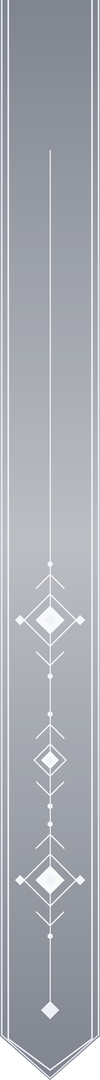

Generate this figure with Python:
# Bandeau de gauche de l'inventaire, façon bannière (03/10/2026) : fond translucide en dégradé, double filet clair
# sur les bords, fil central et motifs discrets (losanges, chevrons, points), pointe en bas ; fanion doré du haut.
# Dessin 4x plus grand puis réduit. Usage : python bandeau.py (Pillow requis).
import os
from PIL import Image, ImageDraw

ICI = os.path.dirname(os.path.abspath(__file__))
F = 4
L, H = 100, 1080

def p(*pts):
    return [(x * F, y * F) for x, y in pts]

# ---------------------------------------------------------------- bandeau
im = Image.new("RGBA", (L * F, H * F), (0, 0, 0, 0))
d = ImageDraw.Draw(im)
POINTE = 44   # hauteur de la pointe en bas
for y in range(H * F):
    t = y / (H * F)
    a = int(150 - 70 * (1 - abs(t - 0.5) * 2))   # plus dense en haut et en bas, plus léger au milieu
    d.line([(0, y), (L * F, y)], fill=(38, 46, 64, a))
# pointe : on efface les deux coins du bas
d.polygon(p((0, H - POINTE), (L / 2, H), (0, H)), fill=(0, 0, 0, 0))
d.polygon(p((L, H - POINTE), (L / 2, H), (L, H)), fill=(0, 0, 0, 0))

CLAIR = (196, 204, 224)
def trait(pts, a, w=1.5):
    d.line(p(*pts), fill=CLAIR + (a,), width=int(w * F), joint="curve")

# double filet sur les bords, qui suit la pointe
for marge, a in ((1.5, 110), (8, 55)):
    trait([(marge, 0), (marge, H - POINTE - 2 + marge * 0.6), (L / 2, H - 2 - (marge - 1.5) * 1.2),
           (L - marge, H - POINTE - 2 + marge * 0.6), (L - marge, 0)], a)

# fil central
trait([(L / 2, 150), (L / 2, H - 70)], 26, 1)

def losange(cx, cy, r, a, plein=False):
    pts = p((cx, cy - r), (cx + r, cy), (cx, cy + r), (cx - r, cy))
    if plein:
        d.polygon(pts, fill=CLAIR + (a,))
    else:
        d.line(pts + [pts[0]], fill=CLAIR + (a,), width=int(1.5 * F), joint="curve")

def chevron(cx, cy, r, a, bas=True):
    s = 1 if bas else -1
    trait([(cx - r, cy - s * r * 0.6), (cx, cy + s * r * 0.4), (cx + r, cy - s * r * 0.6)], a)

def motif(cy, grand=True):
    r = 26 if grand else 16
    losange(L / 2, cy, r, 40)
    losange(L / 2, cy, r * 0.55, 30, plein=True)
    losange(L / 2, cy, r * 0.22, 60, plein=True)
    for s in (-1, 1):
        chevron(L / 2, cy + s * (r + 14), 14, 34, bas=s > 0)
        d.ellipse(p((L / 2 - 2.5, cy + s * (r + 30) - 2.5), (L / 2 + 2.5, cy + s * (r + 30) + 2.5)), fill=CLAIR + (60,))
    if grand:
        for s in (-1, 1):   # petits losanges sur les côtés
            losange(L / 2 + s * 30, cy, 5, 45, plein=True)

for cy, grand in ((620, True), (760, False), (880, True)):
    motif(cy, grand)
# au-dessus de la pointe, un dernier losange
losange(L / 2, H - 70, 9, 70, plein=True)

im.resize((L, H), Image.LANCZOS).save(os.path.join(ICI, "bandeau.png"))

# ---------------------------------------------------------------- fanion doré (porte l'icône du sac)
FL, FH = 84, 112
im = Image.new("RGBA", (FL * F, FH * F), (0, 0, 0, 0))
d = ImageDraw.Draw(im)
corps = p((10, 12), (FL - 10, 12), (FL - 10, FH - 8), (FL / 2, FH - 26), (10, FH - 8))
d.polygon(corps, fill=(206, 178, 122, 255))
d.line(corps + [corps[0]], fill=(150, 118, 66, 255), width=3 * F, joint="curve")
interieur = p((16, 18), (FL - 16, 18), (FL - 16, FH - 18), (FL / 2, FH - 33), (16, FH - 18))
d.line(interieur + [interieur[0]], fill=(236, 214, 162, 255), width=2 * F, joint="curve")
d.rounded_rectangle(p((4, 4), (FL - 4, 16)), radius=6 * F, fill=(170, 138, 84, 255), outline=(120, 92, 50, 255), width=2 * F)
im.resize((FL, FH), Image.LANCZOS).save(os.path.join(ICI, "fanion.png"))
print("ok")
